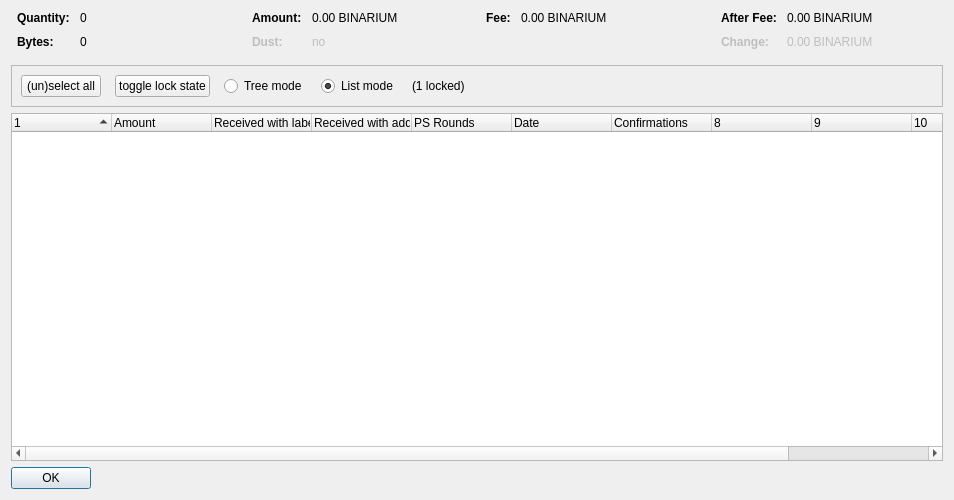
<?xml version="1.0" encoding="UTF-8"?>
<ui version="4.0">
 <class>CoinControlDialog</class>
 <widget class="QDialog" name="CoinControlDialog">
  <property name="geometry">
   <rect>
    <x>0</x>
    <y>0</y>
    <width>954</width>
    <height>500</height>
   </rect>
  </property>
  <property name="windowTitle">
   <string>Coin Selection</string>
  </property>
  <layout class="QVBoxLayout" name="verticalLayout">
   <item>
    <layout class="QHBoxLayout" name="horizontalLayoutTop" stretch="0,0,0,0">
     <property name="topMargin">
      <number>0</number>
     </property>
     <property name="bottomMargin">
      <number>10</number>
     </property>
     <item>
      <layout class="QFormLayout" name="formLayoutCoinControl1">
       <property name="horizontalSpacing">
        <number>10</number>
       </property>
       <property name="verticalSpacing">
        <number>10</number>
       </property>
       <property name="leftMargin">
        <number>6</number>
       </property>
       <property name="rightMargin">
        <number>6</number>
       </property>
       <item row="0" column="0">
        <widget class="QLabel" name="labelCoinControlQuantityText">
         <property name="font">
          <font>
           <weight>75</weight>
           <bold>true</bold>
          </font>
         </property>
         <property name="text">
          <string>Quantity:</string>
         </property>
        </widget>
       </item>
       <item row="0" column="1">
        <widget class="QLabel" name="labelCoinControlQuantity">
         <property name="cursor">
          <cursorShape>IBeamCursor</cursorShape>
         </property>
         <property name="contextMenuPolicy">
          <enum>Qt::ActionsContextMenu</enum>
         </property>
         <property name="text">
          <string notr="true">0</string>
         </property>
         <property name="textInteractionFlags">
          <set>Qt::LinksAccessibleByMouse|Qt::TextSelectableByKeyboard|Qt::TextSelectableByMouse</set>
         </property>
        </widget>
       </item>
       <item row="1" column="0">
        <widget class="QLabel" name="labelCoinControlBytesText">
         <property name="font">
          <font>
           <weight>75</weight>
           <bold>true</bold>
          </font>
         </property>
         <property name="text">
          <string>Bytes:</string>
         </property>
        </widget>
       </item>
       <item row="1" column="1">
        <widget class="QLabel" name="labelCoinControlBytes">
         <property name="cursor">
          <cursorShape>IBeamCursor</cursorShape>
         </property>
         <property name="contextMenuPolicy">
          <enum>Qt::ActionsContextMenu</enum>
         </property>
         <property name="text">
          <string notr="true">0</string>
         </property>
         <property name="textInteractionFlags">
          <set>Qt::LinksAccessibleByMouse|Qt::TextSelectableByKeyboard|Qt::TextSelectableByMouse</set>
         </property>
        </widget>
       </item>
      </layout>
     </item>
     <item>
      <layout class="QFormLayout" name="formLayoutCoinControl2">
       <property name="horizontalSpacing">
        <number>10</number>
       </property>
       <property name="verticalSpacing">
        <number>10</number>
       </property>
       <property name="leftMargin">
        <number>6</number>
       </property>
       <property name="rightMargin">
        <number>6</number>
       </property>
       <item row="0" column="0">
        <widget class="QLabel" name="labelCoinControlAmountText">
         <property name="font">
          <font>
           <weight>75</weight>
           <bold>true</bold>
          </font>
         </property>
         <property name="text">
          <string>Amount:</string>
         </property>
        </widget>
       </item>
       <item row="0" column="1">
        <widget class="QLabel" name="labelCoinControlAmount">
         <property name="cursor">
          <cursorShape>IBeamCursor</cursorShape>
         </property>
         <property name="contextMenuPolicy">
          <enum>Qt::ActionsContextMenu</enum>
         </property>
         <property name="text">
          <string notr="true">0.00 BINARIUM</string>
         </property>
         <property name="textInteractionFlags">
          <set>Qt::LinksAccessibleByMouse|Qt::TextSelectableByKeyboard|Qt::TextSelectableByMouse</set>
         </property>
        </widget>
       </item>
       <item row="1" column="0">
        <widget class="QLabel" name="labelCoinControlLowOutputText">
         <property name="enabled">
          <bool>false</bool>
         </property>
         <property name="font">
          <font>
           <weight>75</weight>
           <bold>true</bold>
          </font>
         </property>
         <property name="text">
          <string>Dust:</string>
         </property>
        </widget>
       </item>
       <item row="1" column="1">
        <widget class="QLabel" name="labelCoinControlLowOutput">
         <property name="enabled">
          <bool>false</bool>
         </property>
         <property name="cursor">
          <cursorShape>IBeamCursor</cursorShape>
         </property>
         <property name="contextMenuPolicy">
          <enum>Qt::ActionsContextMenu</enum>
         </property>
         <property name="text">
          <string notr="true">no</string>
         </property>
         <property name="textInteractionFlags">
          <set>Qt::LinksAccessibleByMouse|Qt::TextSelectableByKeyboard|Qt::TextSelectableByMouse</set>
         </property>
        </widget>
       </item>
      </layout>
     </item>
     <item>
      <layout class="QFormLayout" name="formLayoutCoinControl3">
       <property name="horizontalSpacing">
        <number>10</number>
       </property>
       <property name="verticalSpacing">
        <number>10</number>
       </property>
       <property name="leftMargin">
        <number>6</number>
       </property>
       <property name="rightMargin">
        <number>6</number>
       </property>
       <item row="0" column="0">
        <widget class="QLabel" name="labelCoinControlFeeText">
         <property name="font">
          <font>
           <weight>75</weight>
           <bold>true</bold>
          </font>
         </property>
         <property name="text">
          <string>Fee:</string>
         </property>
        </widget>
       </item>
       <item row="0" column="1">
        <widget class="QLabel" name="labelCoinControlFee">
         <property name="cursor">
          <cursorShape>IBeamCursor</cursorShape>
         </property>
         <property name="contextMenuPolicy">
          <enum>Qt::ActionsContextMenu</enum>
         </property>
         <property name="text">
          <string notr="true">0.00 BINARIUM</string>
         </property>
         <property name="textInteractionFlags">
          <set>Qt::LinksAccessibleByMouse|Qt::TextSelectableByKeyboard|Qt::TextSelectableByMouse</set>
         </property>
        </widget>
       </item>
      </layout>
     </item>
     <item>
      <layout class="QFormLayout" name="formLayoutCoinControl4">
       <property name="horizontalSpacing">
        <number>10</number>
       </property>
       <property name="verticalSpacing">
        <number>10</number>
       </property>
       <property name="leftMargin">
        <number>6</number>
       </property>
       <property name="rightMargin">
        <number>6</number>
       </property>
       <item row="0" column="0">
        <widget class="QLabel" name="labelCoinControlAfterFeeText">
         <property name="font">
          <font>
           <weight>75</weight>
           <bold>true</bold>
          </font>
         </property>
         <property name="text">
          <string>After Fee:</string>
         </property>
        </widget>
       </item>
       <item row="0" column="1">
        <widget class="QLabel" name="labelCoinControlAfterFee">
         <property name="cursor">
          <cursorShape>IBeamCursor</cursorShape>
         </property>
         <property name="contextMenuPolicy">
          <enum>Qt::ActionsContextMenu</enum>
         </property>
         <property name="text">
          <string notr="true">0.00 BINARIUM</string>
         </property>
         <property name="textInteractionFlags">
          <set>Qt::LinksAccessibleByMouse|Qt::TextSelectableByKeyboard|Qt::TextSelectableByMouse</set>
         </property>
        </widget>
       </item>
       <item row="1" column="0">
        <widget class="QLabel" name="labelCoinControlChangeText">
         <property name="enabled">
          <bool>false</bool>
         </property>
         <property name="font">
          <font>
           <weight>75</weight>
           <bold>true</bold>
          </font>
         </property>
         <property name="text">
          <string>Change:</string>
         </property>
        </widget>
       </item>
       <item row="1" column="1">
        <widget class="QLabel" name="labelCoinControlChange">
         <property name="enabled">
          <bool>false</bool>
         </property>
         <property name="cursor">
          <cursorShape>IBeamCursor</cursorShape>
         </property>
         <property name="contextMenuPolicy">
          <enum>Qt::ActionsContextMenu</enum>
         </property>
         <property name="text">
          <string notr="true">0.00 BINARIUM</string>
         </property>
         <property name="textInteractionFlags">
          <set>Qt::LinksAccessibleByMouse|Qt::TextSelectableByKeyboard|Qt::TextSelectableByMouse</set>
         </property>
        </widget>
       </item>
      </layout>
     </item>
    </layout>
   </item>
   <item>
    <widget class="QFrame" name="frame">
     <property name="minimumSize">
      <size>
       <width>0</width>
       <height>40</height>
      </size>
     </property>
     <property name="frameShape">
      <enum>QFrame::StyledPanel</enum>
     </property>
     <property name="frameShadow">
      <enum>QFrame::Sunken</enum>
     </property>
     <layout class="QHBoxLayout" name="horizontalLayout">
      <item>
       <layout class="QHBoxLayout" name="horizontalLayoutPanel" stretch="0,0,0,0,0,0">
        <property name="spacing">
         <number>14</number>
        </property>
        <item>
         <widget class="QPushButton" name="pushButtonSelectAll">
          <property name="sizePolicy">
           <sizepolicy hsizetype="Maximum" vsizetype="Fixed">
            <horstretch>0</horstretch>
            <verstretch>0</verstretch>
           </sizepolicy>
          </property>
          <property name="text">
           <string>(un)select all</string>
          </property>
          <property name="autoDefault">
           <bool>false</bool>
          </property>
         </widget>
        </item>
        <item>
         <widget class="QPushButton" name="pushButtonToggleLock">
          <property name="sizePolicy">
           <sizepolicy hsizetype="Maximum" vsizetype="Fixed">
            <horstretch>0</horstretch>
            <verstretch>0</verstretch>
           </sizepolicy>
          </property>
          <property name="text">
           <string>toggle lock state</string>
          </property>
          <property name="autoDefault">
           <bool>false</bool>
          </property>
         </widget>
        </item>
        <item>
         <widget class="QRadioButton" name="radioTreeMode">
          <property name="sizePolicy">
           <sizepolicy hsizetype="Maximum" vsizetype="Fixed">
            <horstretch>0</horstretch>
            <verstretch>0</verstretch>
           </sizepolicy>
          </property>
          <property name="text">
           <string>Tree mode</string>
          </property>
         </widget>
        </item>
        <item>
         <widget class="QRadioButton" name="radioListMode">
          <property name="sizePolicy">
           <sizepolicy hsizetype="Maximum" vsizetype="Fixed">
            <horstretch>0</horstretch>
            <verstretch>0</verstretch>
           </sizepolicy>
          </property>
          <property name="text">
           <string>List mode</string>
          </property>
          <property name="checked">
           <bool>true</bool>
          </property>
         </widget>
        </item>
        <item>
         <widget class="QLabel" name="labelLocked">
          <property name="text">
           <string>(1 locked)</string>
          </property>
         </widget>
        </item>
        <item>
         <spacer name="horizontalSpacer">
          <property name="orientation">
           <enum>Qt::Horizontal</enum>
          </property>
          <property name="sizeHint" stdset="0">
           <size>
            <width>40</width>
            <height>20</height>
           </size>
          </property>
         </spacer>
        </item>
       </layout>
      </item>
     </layout>
    </widget>
   </item>
   <item>
    <widget class="CoinControlTreeWidget" name="treeWidget">
     <property name="contextMenuPolicy">
      <enum>Qt::CustomContextMenu</enum>
     </property>
     <property name="sortingEnabled">
      <bool>false</bool>
     </property>
     <property name="columnCount">
      <number>11</number>
     </property>
     <attribute name="headerShowSortIndicator" stdset="0">
      <bool>true</bool>
     </attribute>
     <attribute name="headerStretchLastSection">
      <bool>false</bool>
     </attribute>
     <column>
      <property name="text">
       <string/>
      </property>
     </column>
     <column>
      <property name="text">
       <string>Amount</string>
      </property>
     </column>
     <column>
      <property name="text">
       <string>Received with label</string>
      </property>
     </column>
     <column>
      <property name="text">
       <string>Received with address</string>
      </property>
     </column>
     <column>
      <property name="text">
       <string>PS Rounds</string>
      </property>
     </column>
     <column>
      <property name="text">
       <string>Date</string>
      </property>
     </column>
     <column>
      <property name="text">
       <string>Confirmations</string>
      </property>
      <property name="toolTip">
       <string>Confirmed</string>
      </property>
     </column>
     <column>
      <property name="text">
       <string/>
      </property>
     </column>
     <column>
      <property name="text">
       <string/>
      </property>
     </column>
     <column>
      <property name="text">
       <string/>
      </property>
     </column>
     <column>
      <property name="text">
       <string/>
      </property>
     </column>
    </widget>
   </item>
   <item>
    <widget class="QDialogButtonBox" name="buttonBox">
     <property name="sizePolicy">
      <sizepolicy hsizetype="Maximum" vsizetype="Fixed">
       <horstretch>0</horstretch>
       <verstretch>0</verstretch>
      </sizepolicy>
     </property>
     <property name="orientation">
      <enum>Qt::Horizontal</enum>
     </property>
     <property name="standardButtons">
      <set>QDialogButtonBox::Ok</set>
     </property>
    </widget>
   </item>
  </layout>
 </widget>
 <customwidgets>
  <customwidget>
   <class>CoinControlTreeWidget</class>
   <extends>QTreeWidget</extends>
   <header>coincontroltreewidget.h</header>
  </customwidget>
 </customwidgets>
 <resources/>
 <connections/>
</ui>
